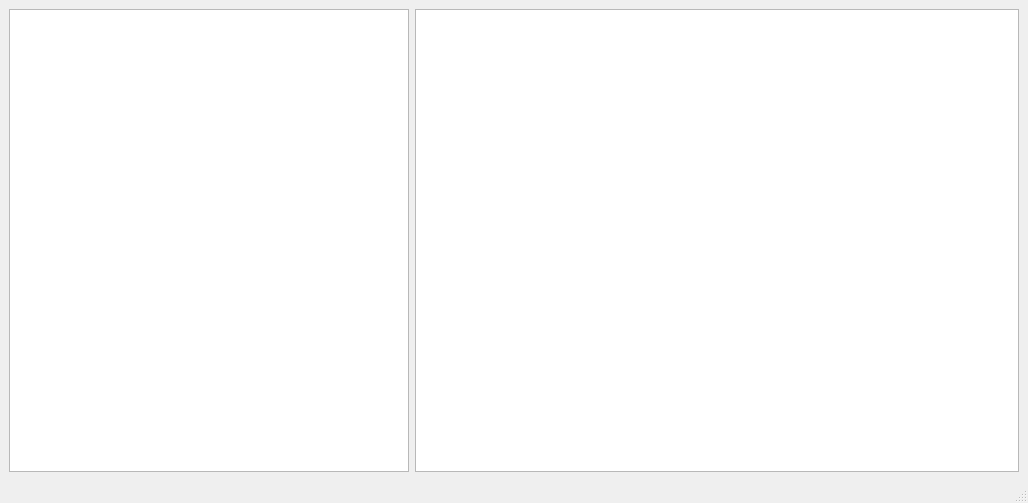
<?xml version="1.0" encoding="UTF-8"?>
<ui version="4.0">
 <class>Graficas_Window</class>
 <widget class="QMainWindow" name="Graficas_Window">
  <property name="geometry">
   <rect>
    <x>0</x>
    <y>0</y>
    <width>1028</width>
    <height>503</height>
   </rect>
  </property>
  <property name="windowTitle">
   <string>Perfil del diente</string>
  </property>
  <widget class="QWidget" name="centralwidget">
   <layout class="QGridLayout" name="gridLayout">
    <item row="0" column="0" rowspan="2">
     <widget class="QTableWidget" name="table_coordinates">
      <property name="minimumSize">
       <size>
        <width>250</width>
        <height>0</height>
       </size>
      </property>
      <property name="maximumSize">
       <size>
        <width>400</width>
        <height>16777215</height>
       </size>
      </property>
     </widget>
    </item>
    <item row="0" column="1" rowspan="2">
     <widget class="QGraphicsView" name="graphicsView">
      <property name="minimumSize">
       <size>
        <width>500</width>
        <height>0</height>
       </size>
      </property>
     </widget>
    </item>
   </layout>
  </widget>
  <widget class="QStatusBar" name="statusbar"/>
  <widget class="QMenuBar" name="menuBar">
   <property name="geometry">
    <rect>
     <x>0</x>
     <y>0</y>
     <width>1028</width>
     <height>33</height>
    </rect>
   </property>
  </widget>
 </widget>
 <resources/>
 <connections/>
</ui>
